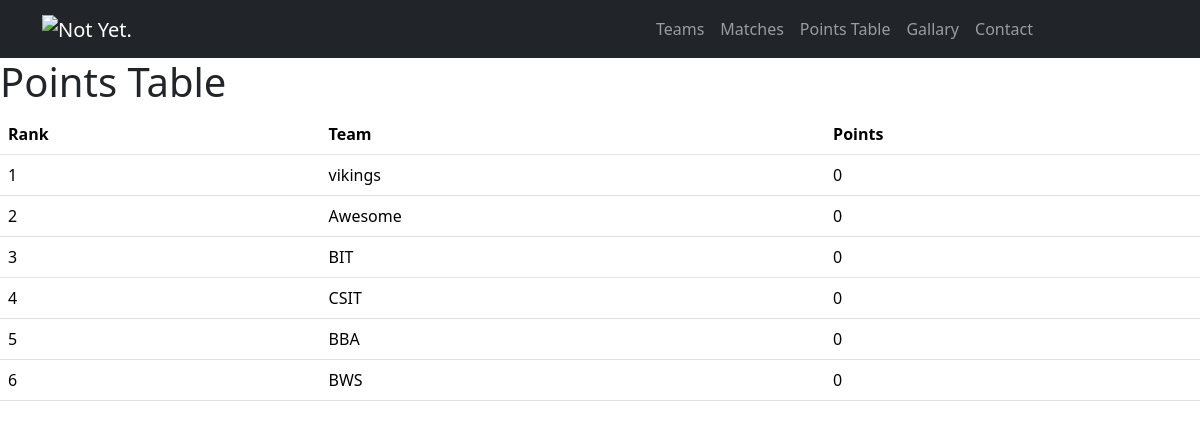
/points_table/, run on an earlier commit of the app's database.
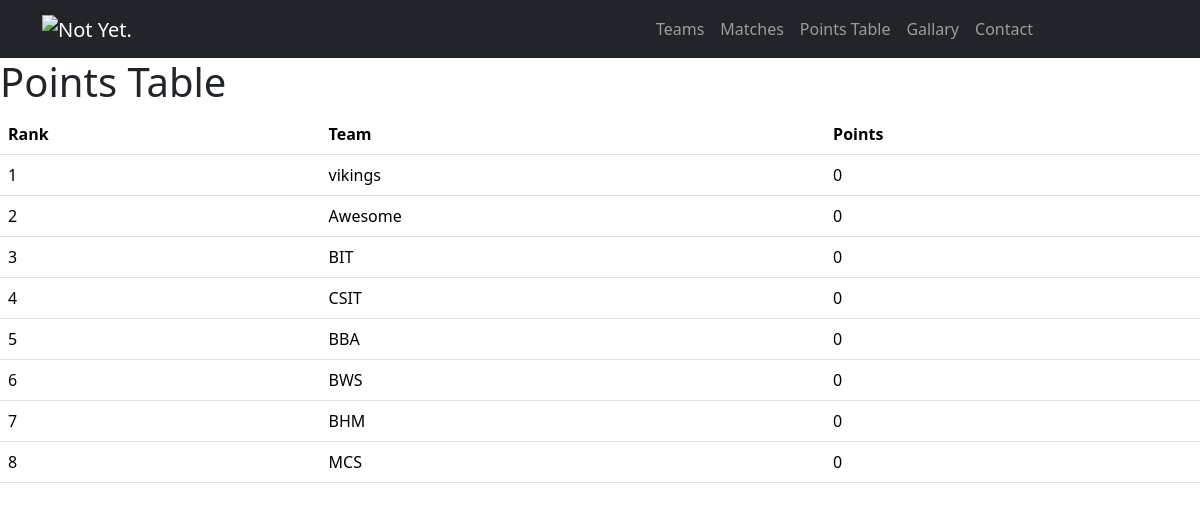
And on a later commit of the database.
### tournaments/models.py (models this page shows, shortened)
class Team(models.Model):
    name = models.CharField(max_length=100)
    captain_name = models.CharField(max_length=100)
    captain_phone_number = models.CharField(max_length=15)
    points = models.IntegerField(default=0)

### tournaments/views.py (the view)
# urls.py: path('points_table/', views.points_table),
def points_table(request):
    teams = Team.objects.all().order_by('-points')
    return render(request, 'points_table.html', {'teams': teams})

### tournaments/templates/points_table.html
{% extends 'base.html' %}
{% block content %}
{% load static %}
<h1>Points Table</h1>
<table class="table">
    <thead>
        <tr>
            <th>Rank</th>
            <th>Team</th>
            <th>Points</th>
        </tr>
    </thead>
    <tbody>
        {% for team in teams %}
            <tr>
                <td>{{ forloop.counter }}</td>
                <td>{{ team.name }}</td>
                <td>{{ team.points }}</td>
            </tr>
        {% endfor %}
    </tbody>
</table>
{% endblock %}

What changed in the data, as far as the page shows it:
added Team: name "BHM", points "0"
added Team: name "MCS", points "0"
